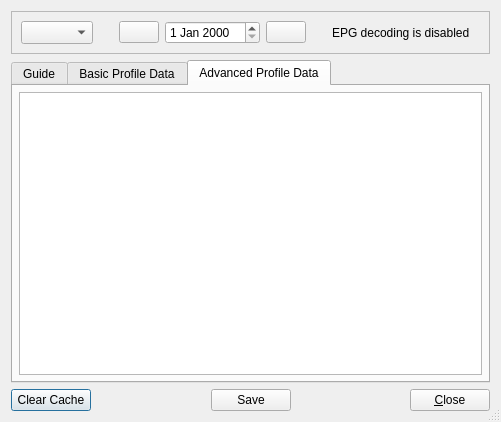
<ui version="4.0" >
 <class>EPGDlg</class>
 <widget class="QDialog" name="EPGDlg" >
  <property name="geometry" >
   <rect>
    <x>0</x>
    <y>0</y>
    <width>501</width>
    <height>422</height>
   </rect>
  </property>
  <property name="sizePolicy" >
   <sizepolicy vsizetype="Minimum" hsizetype="Minimum" >
    <horstretch>0</horstretch>
    <verstretch>0</verstretch>
   </sizepolicy>
  </property>
  <property name="cursor" >
   <cursorShape>ArrowCursor</cursorShape>
  </property>
  <property name="windowTitle" >
   <string>Programme Guide</string>
  </property>
  <property name="windowIcon" >
   <iconset resource="res/icons.qrc" >
    <normaloff>:/icons/MainIcon.png</normaloff>:/icons/MainIcon.png</iconset>
  </property>
  <property name="sizeGripEnabled" >
   <bool>true</bool>
  </property>
  <layout class="QGridLayout" >
   <property name="margin" >
    <number>11</number>
   </property>
   <property name="spacing" >
    <number>6</number>
   </property>
   <item row="1" column="0" >
    <widget class="QTabWidget" name="pages" >
     <property name="currentIndex" >
      <number>2</number>
     </property>
     <widget class="QWidget" name="GuideTab" >
      <attribute name="title" >
       <string>Guide</string>
      </attribute>
      <layout class="QGridLayout" >
       <property name="margin" >
        <number>6</number>
       </property>
       <property name="spacing" >
        <number>6</number>
       </property>
       <item row="0" column="0" >
        <widget class="QTableView" name="tableView" >
         <property name="editTriggers" >
          <set>QAbstractItemView::NoEditTriggers</set>
         </property>
         <property name="alternatingRowColors" >
          <bool>true</bool>
         </property>
         <property name="selectionMode" >
          <enum>QAbstractItemView::NoSelection</enum>
         </property>
         <property name="showGrid" >
          <bool>false</bool>
         </property>
         <property name="sortingEnabled" >
          <bool>true</bool>
         </property>
        </widget>
       </item>
      </layout>
     </widget>
     <widget class="QWidget" name="BasicTab" >
      <attribute name="title" >
       <string>Basic Profile Data</string>
      </attribute>
      <layout class="QGridLayout" >
       <property name="margin" >
        <number>6</number>
       </property>
       <property name="spacing" >
        <number>6</number>
       </property>
       <item row="0" column="0" >
        <widget class="QTextBrowser" name="basic" />
       </item>
      </layout>
     </widget>
     <widget class="QWidget" name="AdvancedTab" >
      <attribute name="title" >
       <string>Advanced Profile Data</string>
      </attribute>
      <layout class="QGridLayout" >
       <property name="margin" >
        <number>6</number>
       </property>
       <property name="spacing" >
        <number>6</number>
       </property>
       <item row="0" column="0" >
        <widget class="QTextBrowser" name="advanced" />
       </item>
      </layout>
     </widget>
    </widget>
   </item>
   <item row="2" column="0" >
    <layout class="QHBoxLayout" name="l1" >
     <property name="spacing" >
      <number>6</number>
     </property>
     <property name="margin" >
      <number>0</number>
     </property>
     <item>
      <widget class="QPushButton" name="pushButtonClearCache" >
       <property name="text" >
        <string>Clear Cache</string>
       </property>
      </widget>
     </item>
     <item>
      <spacer name="horizontalSpacer" >
       <property name="orientation" >
        <enum>Qt::Horizontal</enum>
       </property>
       <property name="sizeHint" stdset="0" >
        <size>
         <width>40</width>
         <height>20</height>
        </size>
       </property>
      </spacer>
     </item>
     <item>
      <widget class="QPushButton" name="pushButtonSave" >
       <property name="text" >
        <string>Save</string>
       </property>
      </widget>
     </item>
     <item>
      <spacer name="Spacer2" >
       <property name="orientation" >
        <enum>Qt::Horizontal</enum>
       </property>
       <property name="sizeType" >
        <enum>QSizePolicy::Expanding</enum>
       </property>
       <property name="sizeHint" stdset="0" >
        <size>
         <width>20</width>
         <height>20</height>
        </size>
       </property>
      </spacer>
     </item>
     <item>
      <widget class="QPushButton" name="closeButton" >
       <property name="text" >
        <string>&amp;Close</string>
       </property>
       <property name="default" >
        <bool>false</bool>
       </property>
      </widget>
     </item>
    </layout>
   </item>
   <item row="0" column="0" >
    <widget class="QFrame" name="frame" >
     <property name="frameShape" >
      <enum>QFrame::StyledPanel</enum>
     </property>
     <property name="frameShadow" >
      <enum>QFrame::Raised</enum>
     </property>
     <layout class="QGridLayout" name="gridLayout" >
      <item row="0" column="0" >
       <layout class="QHBoxLayout" name="l2" >
        <property name="spacing" >
         <number>6</number>
        </property>
        <property name="margin" >
         <number>0</number>
        </property>
        <item>
         <widget class="QComboBox" name="channel" >
          <property name="sizePolicy" >
           <sizepolicy vsizetype="Fixed" hsizetype="MinimumExpanding" >
            <horstretch>0</horstretch>
            <verstretch>0</verstretch>
           </sizepolicy>
          </property>
          <property name="maximumSize" >
           <size>
            <width>300</width>
            <height>32767</height>
           </size>
          </property>
         </widget>
        </item>
        <item>
         <spacer name="Spacer4" >
          <property name="orientation" >
           <enum>Qt::Horizontal</enum>
          </property>
          <property name="sizeType" >
           <enum>QSizePolicy::Minimum</enum>
          </property>
          <property name="sizeHint" stdset="0" >
           <size>
            <width>20</width>
            <height>20</height>
           </size>
          </property>
         </spacer>
        </item>
        <item>
         <widget class="QPushButton" name="pushButtonPrev" >
          <property name="text" >
           <string/>
          </property>
          <property name="icon" >
           <iconset resource="res/icons.qrc" >
            <normaloff>:/icons/StepBack.png</normaloff>:/icons/StepBack.png</iconset>
          </property>
         </widget>
        </item>
        <item>
         <widget class="QDateEdit" name="dateEdit" />
        </item>
        <item>
         <widget class="QPushButton" name="pushButtonNext" >
          <property name="text" >
           <string/>
          </property>
          <property name="icon" >
           <iconset resource="res/icons.qrc" >
            <normaloff>:/icons/StepForw.png</normaloff>:/icons/StepForw.png</iconset>
          </property>
         </widget>
        </item>
        <item>
         <spacer name="Spacer4_2" >
          <property name="orientation" >
           <enum>Qt::Horizontal</enum>
          </property>
          <property name="sizeType" >
           <enum>QSizePolicy::Minimum</enum>
          </property>
          <property name="sizeHint" stdset="0" >
           <size>
            <width>20</width>
            <height>20</height>
           </size>
          </property>
         </spacer>
        </item>
        <item>
         <widget class="QLabel" name="TextEPGDisabled" >
          <property name="text" >
           <string>EPG decoding is disabled</string>
          </property>
          <property name="wordWrap" >
           <bool>false</bool>
          </property>
         </widget>
        </item>
        <item>
         <spacer name="Spacer3" >
          <property name="orientation" >
           <enum>Qt::Horizontal</enum>
          </property>
          <property name="sizeType" >
           <enum>QSizePolicy::Expanding</enum>
          </property>
          <property name="sizeHint" stdset="0" >
           <size>
            <width>20</width>
            <height>20</height>
           </size>
          </property>
         </spacer>
        </item>
       </layout>
      </item>
     </layout>
    </widget>
   </item>
  </layout>
 </widget>
 <tabstops>
  <tabstop>pages</tabstop>
  <tabstop>channel</tabstop>
  <tabstop>closeButton</tabstop>
 </tabstops>
 <resources>
  <include location="res/icons.qrc" />
 </resources>
 <connections/>
</ui>
